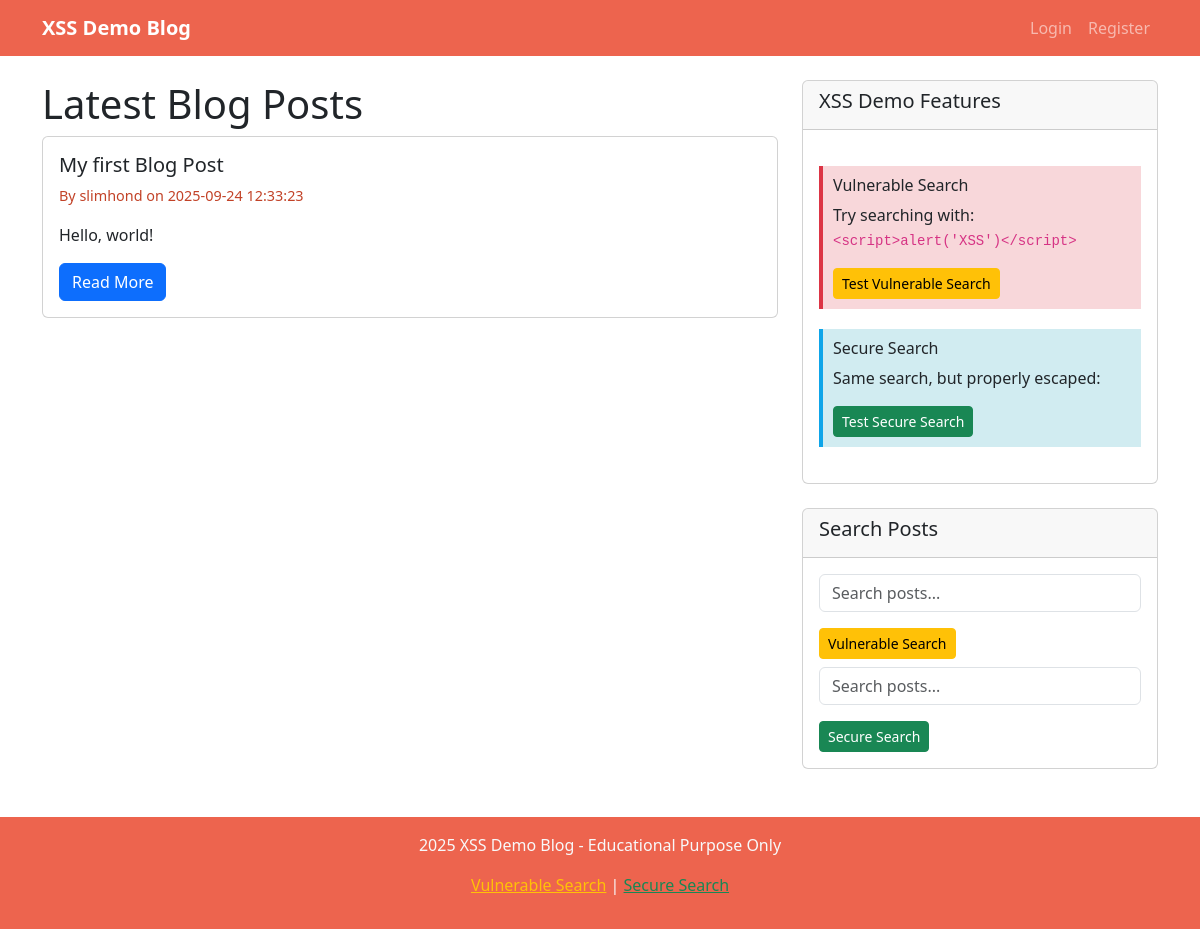
Before: / with the older database file.
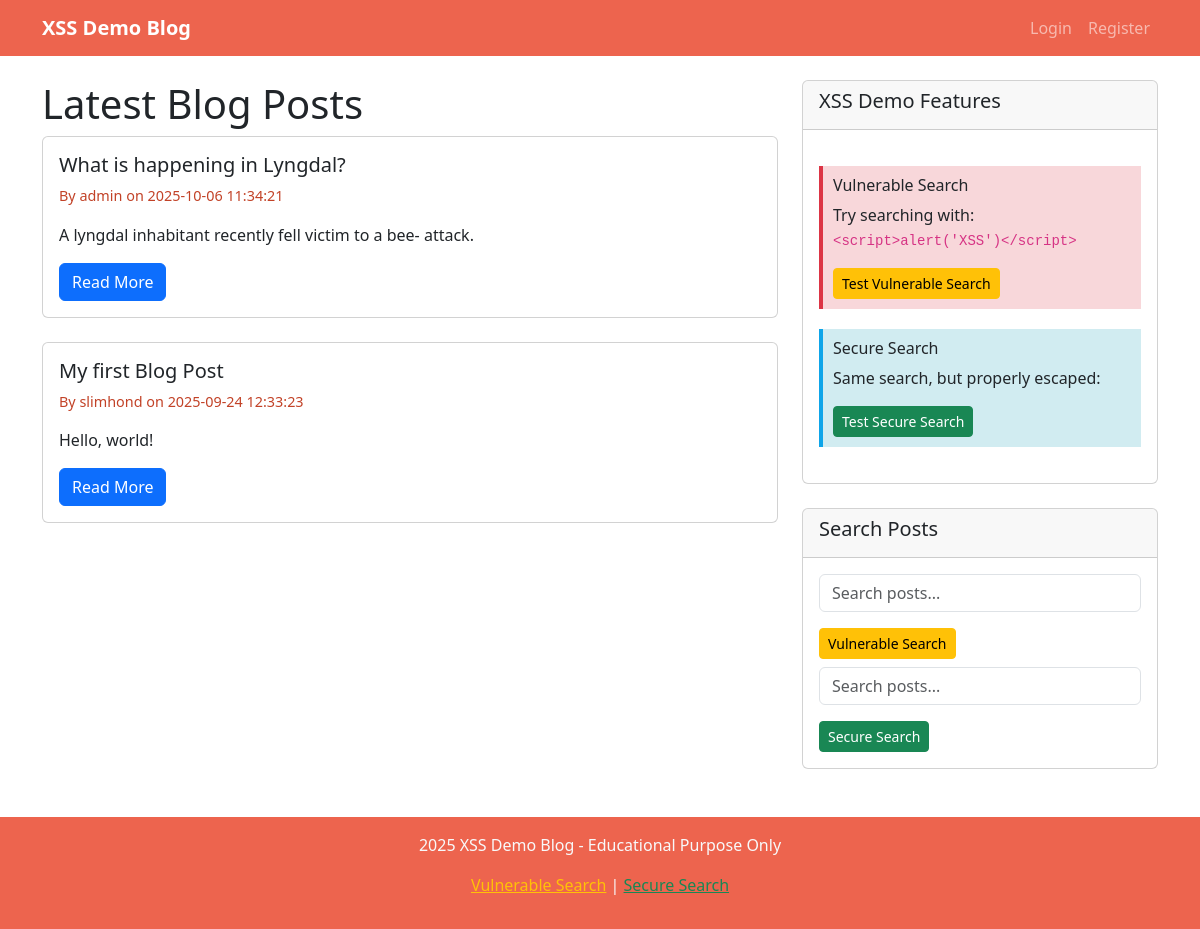
After: the same page with the newer database file.
### tables this page shows
CREATE TABLE posts
                 (id INTEGER PRIMARY KEY AUTOINCREMENT,
                  title TEXT NOT NULL,
                  content TEXT NOT NULL,
                  author_id INTEGER,
                  created_at TIMESTAMP DEFAULT CURRENT_TIMESTAMP,
                  FOREIGN KEY (author_id) REFERENCES users (id));

CREATE TABLE users
                 (id INTEGER PRIMARY KEY AUTOINCREMENT,
                  username TEXT UNIQUE NOT NULL,
                  password_hash TEXT NOT NULL,
                  email TEXT NOT NULL,
                  created_at TIMESTAMP DEFAULT CURRENT_TIMESTAMP);

### app.py (the view)
@app.route('/')
def index():
    conn = get_db_connection()
    posts = conn.execute('''
        SELECT p.*, u.username
        FROM posts p
        JOIN users u ON p.author_id = u.id
        ORDER BY p.created_at DESC
    ''').fetchall()
    conn.close()
    return render_template('index.html', posts=posts)

### app.py (called while the page is built)
def get_db_connection():
    conn = sqlite3.connect('blog.db')
    conn.row_factory = sqlite3.Row
    return conn

### templates/index.html (shortened to what this page needs)
{% extends "base.html" %}
{% block content %}
<div class="row">
    <div class="col-md-8">
        <h1>Latest Blog Posts</h1>
        {% if posts %}
            {% for post in posts %}
                <div class="card mb-4">
                    <div class="card-body">
                        <h5 class="card-title">{{ post.title }}</h5>
                        <p class="post-meta">By {{ post.username }} on {{ post.created_at }}</p>
                        <p class="card-text">{{ post.content[:200] }}{% if post.content|length > 200 %}...{% endif %}</p>
                        <div class="d-flex justify-content-between align-items-center">
                            <a href="{{ url_for('view_post', post_id=post.id) }}" class="btn btn-primary">Read More</a>
                        </div>
                    </div>
                </div>
            {% endfor %}
        {% else %}
            <div class="alert alert-info">
                <h4>Welcome to XSS Demo Blog!</h4>
                <p>No posts available yet. <a href="{{ url_for('register') }}">Register</a> and <a href="{{ url_for('create_post') }}">create your first post</a>!</p>
            </div>
        {% endif %}
    </div>
    <div class="col-md-4">
        <div class="card">
            <div class="card-header">
                <h5>XSS Demo Features</h5>
            </div>
            <div class="card-body">
                <div class="vulnerability-info">
                    <h6> Vulnerable Search</h6>
                    <p>Try searching with: <code>&lt;script&gt;alert('XSS')&lt;/script&gt;</code></p>
                    <a href="/vulnerable_search?q=<script>alert('XSS')</script>" class="btn btn-warning btn-sm">Test Vulnerable Search</a>
                </div>
                <div class="security-info">
                    <h6> Secure Search</h6>
                    <p>Same search, but properly escaped:</p>
                    <a href="/secure_search?q=<script>alert('XSS')</script>" class="btn btn-success btn-sm">Test Secure Search</a>
                </div>
            </div>
        </div>
        <div class="card mt-4">
            <div class="card-header">
                <h5>Search Posts</h5>
            </div>
            <div class="card-body">
                <form action="/vulnerable_search" method="GET">
                    <div class="mb-3">
                        <input type="text" name="q" class="form-control" placeholder="Search posts..." value="{{ request.args.get('q', '') }}">
                    </div>
                    <button type="submit" class="btn btn-warning btn-sm">Vulnerable Search</button>
                </form>
                <form action="/secure_search" method="GET" class="mt-2">
                    <div class="mb-3">
                        <input type="text" name="q" class="form-control" placeholder="Search posts..." value="{{ request.args.get('q', '') }}">
                    </div>
                    <button type="submit" class="btn btn-success btn-sm">Secure Search</button>
                </form>
            </div>
        </div>
    </div>
</div>
{% endblock %}

Changed rows visible on the page:
added posts: title "What is happening in Lyngdal?", username "admin", created_at "2025-10-06 11:34:21", content "A lyngdal inhabitant recently fell victim to a bee- attack."
